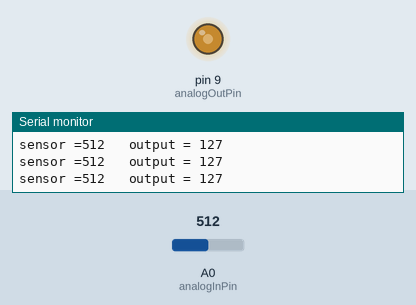
Recording of a sketch running on a simulated Arduino Uno, built with avr-gcc and run on an emulated ATmega328P. Shown: output pins drawn as LEDs (lit = HIGH), the last lines printed to the serial monitor. The test bench sets the inputs (shaded band); at power-on: A0 (analogInPin) = 512.

Above: at 1.2 s.
1.3 s: A0 (analogInPin) set to 109
At 1.7 s:
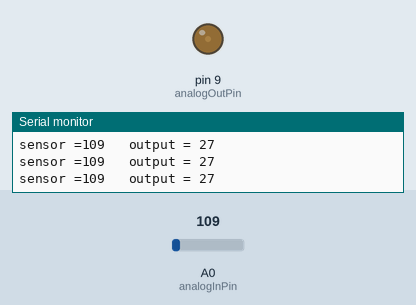
2.8 s: A0 (analogInPin) set to 89
At 3.3 s:
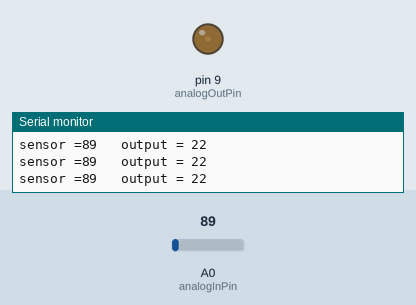
4.3 s: A0 (analogInPin) set to 45
At 5.0 s:
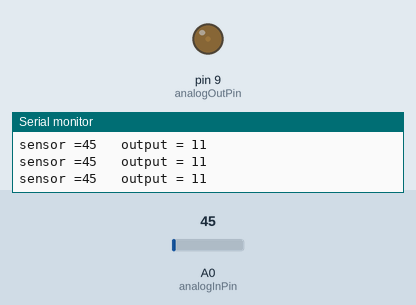
7.3 s: A0 (analogInPin) set to 36
At 7.8 s:
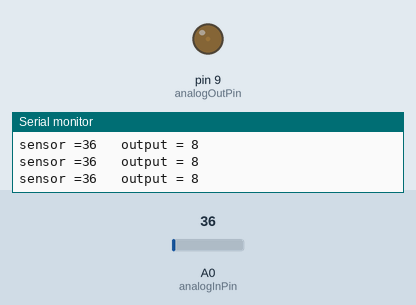
10.3 s: A0 (analogInPin) set to 986
At 11.2 s:
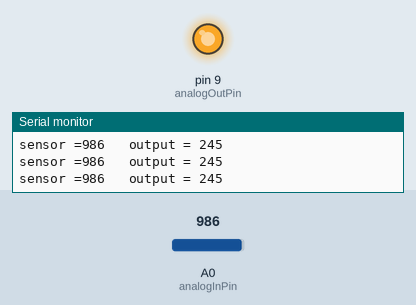
11.8 s: A0 (analogInPin) set to 1014
At 13.2 s:
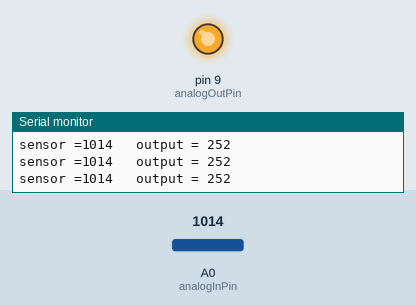
Timing chart, 0 to 14.8 s (numbered marks = the images above; inputs shaded):
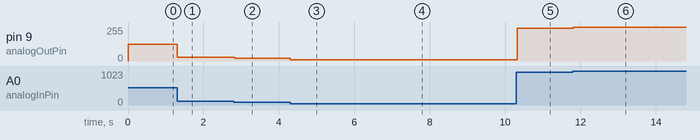

The sketch:

exc.4.ino
```cpp
const int analogInPin = A0;
const int analogOutPin = 9;

int sensorValue = 0;
int outputValue = 0;

void setup() {
  // put your setup code here, to run once:
  Serial.begin(9600);
}

void loop() {
  // put your main code here, to run repeatedly:
  sensorValue = analogRead(analogInPin);

  outputValue = map(sensorValue,0,1023,0,255);

  analogWrite(analogOutPin, outputValue);

  Serial.print("sensor =");
  Serial.print(sensorValue);
  Serial.print("\t output = ");
  Serial.println(outputValue);

  delay(2);
}
```

Measured:
- after the input at 1.3 s, pin 9 (analogOutPin): 127/255 → 27/255 at once
- after the input at 2.8 s, pin 9 (analogOutPin): 27/255 → 22/255 at once
- after the input at 4.3 s, pin 9 (analogOutPin): 22/255 → 11/255 at once
- after the input at 7.3 s, pin 9 (analogOutPin): 11/255 → 8/255 at once
- after the input at 10.3 s, pin 9 (analogOutPin): 8/255 → 245/255 at once
- after the input at 11.8 s, pin 9 (analogOutPin): 245/255 → 252/255 at once
